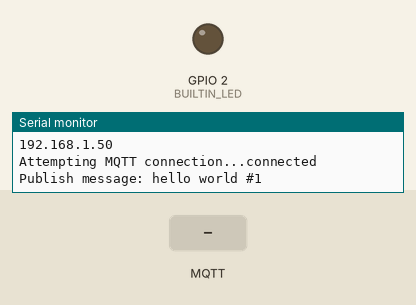
This sketch was run on a simulated ESP32. Parts: output pins drawn as LEDs (lit = HIGH), the last lines printed to the serial monitor. Inputs (shaded band) come from the test bench. WiFi joins after 1.5 s; servers stay silent unless stated; no MQTT or app messages arrive unless stated.

Above: at 2.7 s.
2.8 s: MQTT message "0" arrives on the first subscribed topic
At 4.0 s:
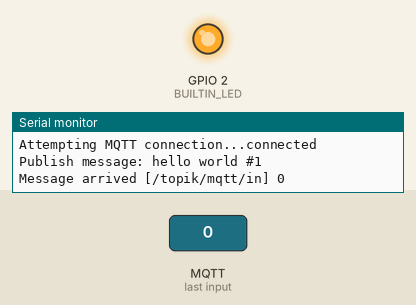
4.3 s: MQTT message "1" arrives on the first subscribed topic
At 5.3 s:
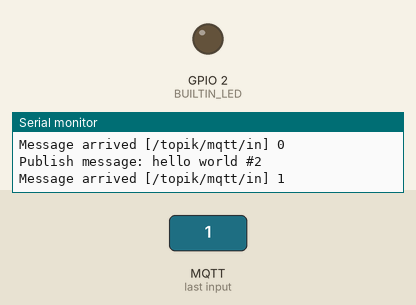
5.8 s: MQTT message "2" arrives on the first subscribed topic
At 6.5 s:
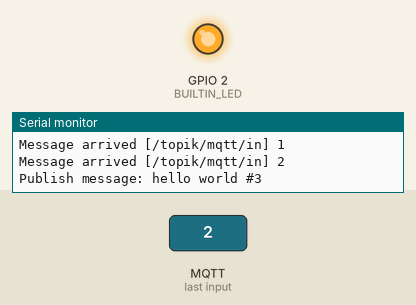
Timing chart, 0 to 8.8 s (numbered marks = the images above; inputs shaded):
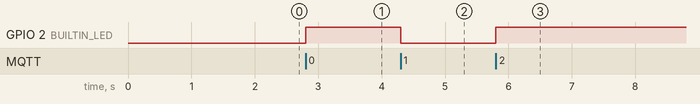

The sketch:

mqtt_esp8266.ino
```cpp
#include <WiFi.h>
#include <PubSubClient.h>

// Update these with values suitable for your network.

const char* ssid = "LKS2024";
const char* password = "lks12345";
const char* mqtt_server = "mqtt-dashboard.com";

WiFiClient espClient;
PubSubClient client(espClient);
long lastMsg = 0;
char msg[50];
int value = 0;
int BUILTIN_LED = 2;

void setup() {
  pinMode(BUILTIN_LED, OUTPUT);     // Initialize the BUILTIN_LED pin as an output
  Serial.begin(9600);
  setup_wifi();
  client.setServer(mqtt_server, 1883);
  client.setCallback(callback);
}

void setup_wifi() {

  delay(10);
  // We start by connecting to a WiFi network
  Serial.println();
  Serial.print("Connecting to ");
  Serial.println(ssid);

  WiFi.begin(ssid, password);

  while (WiFi.status() != WL_CONNECTED) {
    delay(500);
    Serial.print(".");
  }

  Serial.println("");
  Serial.println("WiFi connected");
  Serial.println("IP address: ");
  Serial.println(WiFi.localIP());
}

void callback(char* topic, byte* payload, unsigned int length) {
  Serial.print("Message arrived [");
  Serial.print(topic);
  Serial.print("] ");
  for (int i = 0; i < length; i++) {
    Serial.print((char)payload[i]);
  }
  Serial.println();

  // Switch on the LED if an 1 was received as first character
  if ((char)payload[0] == '1') {
    digitalWrite(BUILTIN_LED, LOW);   // Turn the LED on (Note that LOW is the voltage level
    // but actually the LED is on; this is because
    // it is acive low on the ESP-01)
  } else {
    digitalWrite(BUILTIN_LED, HIGH);  // Turn the LED off by making the voltage HIGH
  }

}

void reconnect() {
  // Loop until we're reconnected
  while (!client.connected()) {
    Serial.print("Attempting MQTT connection...");
    // Attempt to connect
    if (client.connect("ESP8266Client")) {
      Serial.println("connected");
      // Once connected, publish an announcement...
      client.publish("/topik/mqtt/out", "hello world");
      // ... and resubscribe
      client.subscribe("/topik/mqtt/in");
    } else {
      Serial.print("failed, rc=");
      Serial.print(client.state());
      Serial.println(" try again in 5 seconds");
      // Wait 5 seconds before retrying
      delay(5000);
    }
  }
}
void loop() {

  if (!client.connected()) {
    reconnect();
  }
  client.loop();

  long now = millis();
  if (now - lastMsg > 2000) {
    lastMsg = now;
    ++value;
    snprintf (msg, 75, "hello world #%ld", value);
    Serial.print("Publish message: ");
    Serial.println(msg);
    client.publish("/topik/mqtt/out", msg);
  }
}
```

Measured:
- after the input at 2.8 s, GPIO 2 (BUILTIN_LED): LOW → HIGH at once
- after the input at 4.3 s, GPIO 2 (BUILTIN_LED): HIGH → LOW at once
- after the input at 5.8 s, GPIO 2 (BUILTIN_LED): LOW → HIGH at once
